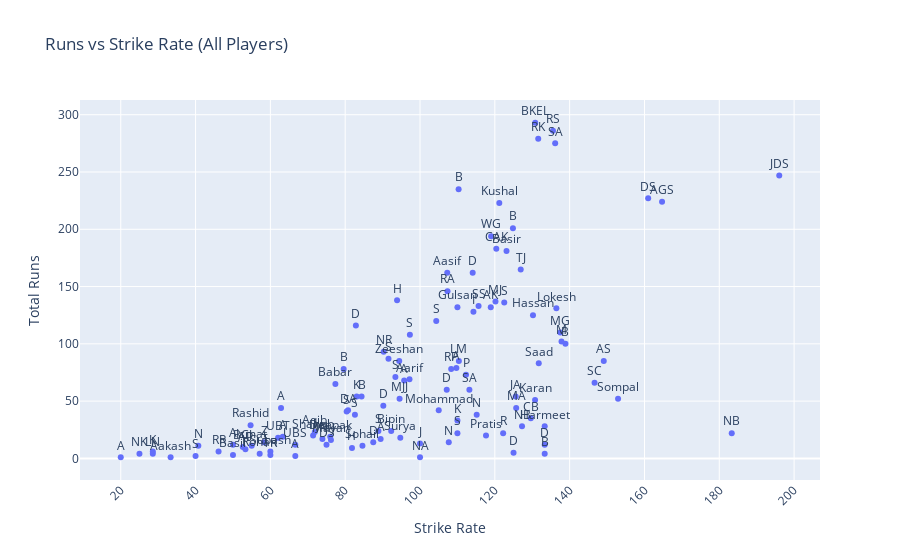

The code cell stored with this chart in its notebook:
### Markdown cell above
### Run Vs Strike Rate

### Code cell
df_short = df.copy()  # Extract first two words

df_short['short_name'] = df_short['player'].str.extract(r'([A-Za-z]+)')  # Extract only the first word

fig_runs_sr = px.scatter(
    df_short,
    x='strike_rate',
    y='runs',
    text='short_name',
    title='Runs vs Strike Rate (All Players)',
    labels={'strike_rate': 'Strike Rate', 'runs': 'Total Runs'},
    hover_data=['player', 'matches_played', 'batting_average']
)
fig_runs_sr.update_traces(textposition='top center')
fig_runs_sr.update_layout(xaxis_tickangle=-45)
fig_runs_sr.show()

### Figure 1 — Plotly figure (JSON) as saved in the notebook; plotly's stock layout.template omitted (floating-point values rounded to 4 significant figures; data arrays with more than 128 entries replaced by an {"elided": "..."} marker saying what was removed)
{"data": [{"customdata": {"elided": "120x3 mixed values"}, "hovertemplate": "Strike Rate=%{x}<br>Total Runs=%{y}<br>short_name=%{text}<br>player=%{customdata[0]}<br>matches_played=%{customdata[1]}<br>batting_average=%{customdata[2]}<extra></extra>", "legendgroup": "", "marker": {"color": "#636efa", "symbol": "circle"}, "mode": "markers+text", "name": "", "orientation": "v", "showlegend": false, "text": ["BKEL", "RS", "RK", "SA", "JDS", "B", "DS", "AGS", "Kushal", "B", "WG", "CAK", "Basir", "TJ", "D", "Aasif", "RA", "H", "MJ", "S", "SS", "AK", "Gulsan", "Lokesh", "I", "Hassan", "S", "D", "MG", "S", "M", "B", "NR", "S", "LM", "AS", "Zeeshan", "Saad", "A", "RP", "B", "P", "S", "Aarif", "A", "SC", "Babar", "SA", "D", "JA", "B", "K", "MJJ", "Sompal", "Karan", "D", "MA", "A", "DA", "Mohammad", "S", "S", "N", "CB", "K", "Rashid", "Harmeet", "NB", "Bipin", "S", "Aqib", "NB", "R", "S", "Pratis", "Shahab", "A", "Deepak", "Surya", "UBT", "JN", "A", "Mayan", "D", "Z", "N", "J", "DS", "UBS", "A", "D", "N", "Ismat", "Sohail", "BCJ", "H", "AP", "Subash", "K", "RR", "D", "Rohan", "B", "LN", "NK", "TR", "Basil", "A", "S", "A", "NA", "Aakash", "JK", "BFW", "TR", "S", "R", "Abhishesh", "Rit", "BP"], "textposition": "top center", "type": "scatter", "x": [130.8, 135.5, 131.6, 136.1, 196.0, 110.3, 161.0, 164.7, 121.2, 124.8, 119.0, 120.4, 123.1, 126.9, 114.1, 107.3, 107.3, 93.87, 120.2, 122.5, 115.7, 118.9, 110, 136.4, 114.3, 130.2, 104.3, 82.85, 137.5, 97.29, 137.8, 138.9, 90.29, 91.57, 110.4, 149.1, 94.44, 131.7, 109.7, 108.3, 79.59, 112.3, 93.42, 97.18, 95.77, 146.7, 77.38, 113.2, 107.1, 125.6, 84.37, 83.07, 94.54, 152.9, 130.8, 90.19, 125.7, 62.85, 80.76, 105, 80.39, 82.6, 115.2, 129.6, 110, 54.71, 133.3, 127.3, 92.3, 88.88, 71.87, 183.3, 122.2, 110, 117.6, 71.42, 63.33, 76, 94.73, 62.06, 73.91, 89.47, 76.19, 87.5, 58.33, 107.7, 100, 75, 66.66, 50, 133.3, 40.74, 55, 84.61, 52.63, 81.81, 53.33, 60, 28.57, 46.15, 125, 57.14, 133.3, 28.57, 25, 60, 50, 66.66, 40, 20, 100, 33.33, null, null, null, null, null, null, null, null], "xaxis": "x", "y": [293, 286, 279, 275, 247, 235, 227, 224, 223, 201, 194, 183, 181, 165, 162, 162, 146, 138, 137, 136, 133, 132, 132, 131, 128, 125, 120, 116, 110, 108, 102, 100, 93, 87, 85, 85, 85, 83, 79, 78, 78, 73, 71, 69, 68, 66, 65, 60, 60, 54, 54, 54, 52, 52, 51, 46, 44, 44, 42, 42, 41, 38, 38, 35, 33, 29, 28, 28, 24, 24, 23, 22, 22, 22, 20, 20, 19, 19, 18, 18, 17, 17, 16, 14, 14, 14, 13, 12, 12, 12, 12, 11, 11, 11, 10, 9, 8, 6, 6, 6, 5, 4, 4, 4, 4, 3, 3, 2, 2, 1, 1, 1, null, null, null, null, null, null, null, null], "yaxis": "y"}], "layout": {"legend": {"tracegroupgap": 0}, "title": {"text": "Runs vs Strike Rate (All Players)"}, "xaxis": {"anchor": "y", "domain": [0, 1], "tickangle": -45, "title": {"text": "Strike Rate"}}, "yaxis": {"anchor": "x", "domain": [0, 1], "title": {"text": "Total Runs"}}}}
